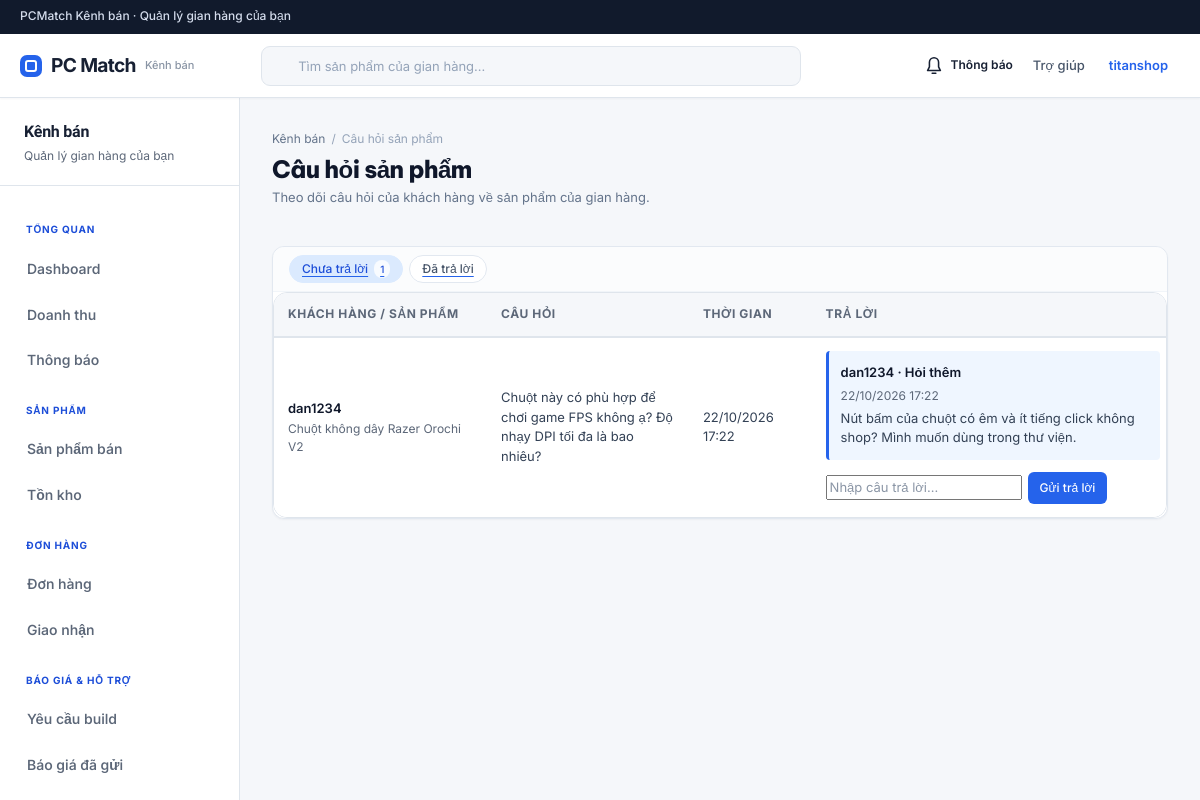
The page /shop/questions/ (signed in) on the database as committed earlier.
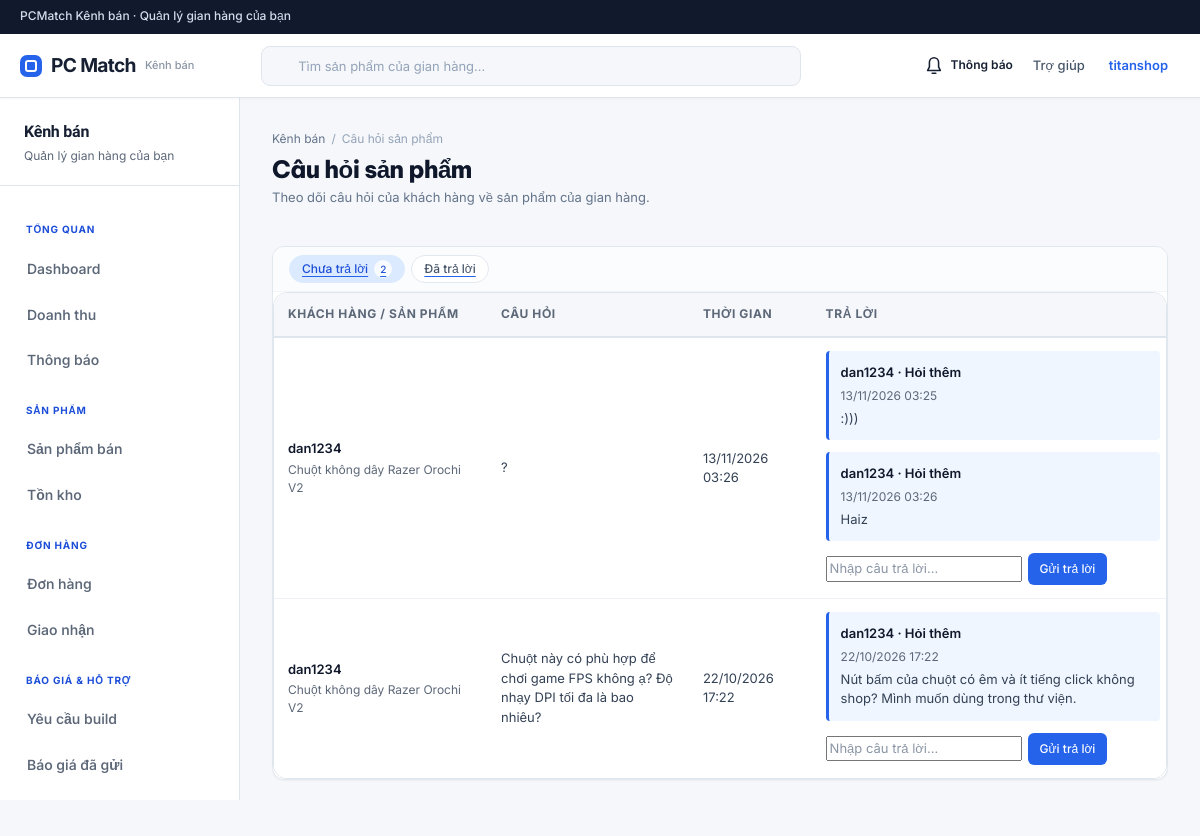
The same page on the database as committed later.
### products/models.py (models this page shows, shortened)
class ProductQuestion(models.Model):
    question_id = models.BigAutoField(primary_key=True)
    product = models.ForeignKey(Product, on_delete=models.CASCADE, related_name='questions')
    user = models.ForeignKey(settings.AUTH_USER_MODEL, on_delete=models.CASCADE, related_name='product_questions')
    question = models.TextField()
    status = models.BooleanField(default=False)
    created_at = models.DateTimeField(auto_now_add=True)

class Product(models.Model):
    STATUS_CHOICES = [
        ('ACTIVE', 'Active'),
        ('INACTIVE', 'Inactive'),
        ('OUT_OF_STOCK', 'Out of stock'),
    ]
    product_id = models.BigAutoField(primary_key=True)
    shop = models.ForeignKey(Shop, on_delete=models.CASCADE, related_name='products')
    category = models.ForeignKey(Category, on_delete=models.CASCADE, related_name='products')
    brand = models.ForeignKey(Brand, on_delete=models.SET_NULL, null=True, blank=True, related_name='products')
    product_name = models.CharField(max_length=255)
    slug = models.SlugField(max_length=255, unique=True)
    description = models.TextField(blank=True)
    price = models.DecimalField(max_digits=15, decimal_places=2)
    stock_quantity = models.IntegerField(default=0)
    sold_quantity = models.IntegerField(default=0)
    thumbnail = models.ImageField(upload_to='product_thumbnail/', blank=True)
    status = models.CharField(max_length=20, choices=STATUS_CHOICES, default='ACTIVE')
    created_at = models.DateTimeField(auto_now_add=True)
    updated_at = models.DateTimeField(auto_now=True)

class ProductAnswer(models.Model):
    answer_id = models.BigAutoField(primary_key=True)
    question = models.ForeignKey(ProductQuestion, on_delete=models.CASCADE, related_name='answers')
    user = models.ForeignKey(settings.AUTH_USER_MODEL, on_delete=models.CASCADE, related_name='product_answers')
    answer = models.TextField()
    is_shop_reply = models.BooleanField(default=True)
    created_at = models.DateTimeField(auto_now_add=True)

### users/models.py (models this page shows, shortened)
class User(AbstractUser):
    STATUS_CHOICES = [
        ('ACTIVE', 'Active'),
        ('INACTIVE', 'Inactive'),
        ('LOCKED', 'Locked'),
    ]
    ROLE_CHOICES = [
        ('CUSTOMER', 'Customer'),
        ('BUYER', 'Buyer'),
        ('SELLER', 'Seller'),
        ('ADMIN', 'Admin'),
    ]
    full_name = models.CharField(max_length=100)
    email = models.EmailField(unique=True)
    phone = models.CharField(max_length=20, blank=True)
    avatar = models.ImageField(upload_to='avatar/', blank=True)
    role = models.CharField(max_length=20, choices=ROLE_CHOICES, default='CUSTOMER')
    status = models.CharField(max_length=20, choices=STATUS_CHOICES, default='ACTIVE')
    email_verified = models.BooleanField(default=False)
    phone_verified = models.BooleanField(default=False)
    two_factor_enabled = models.BooleanField(
        default=False,
        help_text='Bật để yêu cầu mã OTP khi đăng nhập khu vực quản trị.',
    )
    created_at = models.DateTimeField(auto_now_add=True)
    updated_at = models.DateTimeField(auto_now=True)

### PCMatch/pages.py (called while the page is built)
def route_name(section, page):
    return f'{section}_{page.replace("-", "_")}'

### orders/services.py (called while the page is built, shortened)
@transaction.atomic
def ensure_shop_orders(order):
    if order.payment_method == 'VNPAY' and order.payment_status != 'PAID':
        return []

@transaction.atomic
def expire_unconfirmed_shop_orders(now=None):
    now = now or timezone.now()
    expired_ids = list(ShopOrder.objects.filter(
        status='PENDING',
        confirmation_deadline__lte=now,
    ).values_list('pk', flat=True))
    expired_count = 0
    return expired_count

@transaction.atomic
def escalate_expired_cancellation_requests(now=None):
    now = now or timezone.now()
    request_ids = list(CancellationRequest.objects.filter(
        status='PENDING',
        response_deadline__lte=now,
    ).values_list('pk', flat=True))
    escalated_count = 0
    return escalated_count

@transaction.atomic
def complete_delivered_shop_orders(now=None):
    now = now or timezone.now()
    shop_order_ids = list(ShopOrder.objects.filter(
        status='DELIVERED',
        delivered_at__lte=now - timedelta(days=BUYER_COMPLETION_DAYS),
    ).values_list('pk', flat=True))
    completed_count = 0
    return completed_count

### templates/shop/questions.html (shortened to what this page needs)
{% extends 'includes/shop/base.html' %}
{% load shop_display %}
{% block content %}
    <section class="sa-page-heading">
        <div>
            <div class="sa-breadcrumbs">
                <a href="{% url 'shop_dashboard' %}">
                    Kênh bán
                </a>
                <span>
                /
            </span>
                <span>
                Câu hỏi sản phẩm
            </span>
            </div>
            <h1>
                Câu hỏi sản phẩm
            </h1>
            <p>
                Theo dõi câu hỏi của khách hàng về sản phẩm của gian hàng.
            </p>
        </div>
    </section>
    <section class="sa-table-card">
        <nav class="sa-filter-tabs" aria-label="Trạng thái câu hỏi">
            <a class="sa-tab {% if not answered %}is-active{% endif %}" href="{% url 'shop_questions' %}">
                Chưa trả lời
                <span>
                {{ question_pending }}
            </span>
            </a>
            <a class="sa-tab {% if answered %}is-active{% endif %}" href="{{ request.path }}?answered=1">
                Đã trả lời
            </a>
        </nav>
        <div class="table-scroll">
            <table>
                <thead>
                <tr>
                    <th>
                        KHÁCH HÀNG / SẢN PHẨM
                    </th>
                    <th>
                        CÂU HỎI
                    </th>
                    <th>
                        THỜI GIAN
                    </th>
                    <th>
                        TRẢ LỜI
                    </th>
                </tr>
                </thead>
                <tbody>
                {% for question in questions_page %}
                    <tr>
                        <td>
                            <strong>
                                {{ question.user.full_name }}
                            </strong>
                            <small>
                                {{ question.product.product_name }}
                            </small>
                        </td>
                        <td class="sa-q-text">
                            {{ question.question }}
                        </td>
                        <td>
                            {{ question.latest_activity|date:'d/m/Y H:i' }}
                        </td>
                        <td>
                            {% for answer in question.thread_messages %}
                                <div class="sa-q-message {% if answer.is_shop_reply %}sa-q-answered{% else %}sa-q-followup{% endif %}">
                                    <strong>{% if answer.is_shop_reply %}Shop trả lời{% else %}{{ answer.user.full_name|default:'Người mua' }} · Hỏi thêm{% endif %}</strong>
                                    <small>{{ answer.created_at|date:'d/m/Y H:i' }}</small>
                                    <p>{{ answer.answer }}</p>
                                </div>
                            {% endfor %}
                                <form method="post" action="{% url 'shop_question_answer' question.pk %}" class="sa-q-reply-form">
                                    <input name="answer" maxlength="500" placeholder="Nhập câu trả lời..." required
                                           aria-label="Câu trả lời">
                                    <button class="inv-update-btn" type="submit">
                                        Gửi trả lời
                                    </button>
                                </form>
                        </td>
                    </tr>
                {% endfor %}
                </tbody>
            </table>
        </div>
    </section>
{% endblock %}

Rows that differ between the two databases and show on the page:
added ProductQuestion: user.full_name "dan1234", product.product_name "Chuột không dây Razer Orochi V2", question "?", latest_activity "13/11/2026 03:26"
added ProductAnswer: user.full_name "dan1234", created_at "13/11/2026 03:25", answer ":)))"
added ProductAnswer: user.full_name "dan1234", created_at "13/11/2026 03:26", answer "Haiz"
Other text that changed with them:
{{ question_pending }}: "1" → "2"
